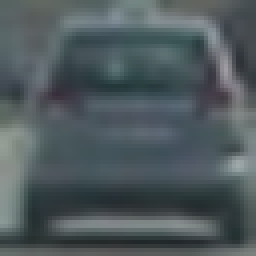
#> input picture resources/vehicles/GTI_Far/image0003.png, 64 x 64 px (shown 4 times larger); its folder holds only this picture in this run
$ jupyter execute --allow-errors '.~Vehicles_Detection.ipynb'   (shell and % lines are left out)   (older library calls are emulated)
#> lines starting #> are read from the running program, lines starting #| are printed output that depends on the picture
## Udacity's SDCND

### Vehicle Detection and Tracking

#### Please refer to this repository's README.md for a detailed explanation of the project:
https://github.com/nhiddink/CarND_P5_Vehicle_Detection_and_Tracking/blob/master/README.md

### Imports

[cell 1]
# http://www.numpy.org/
import numpy as np

# http://docs.opencv.org/3.0-beta/doc/py_tutorials/py_gui/py_image_display/py_image_display.html
import cv2

# http://matplotlib.org/
import matplotlib
import matplotlib.image as mpimg
import matplotlib.pyplot as plt

# http://matplotlib.org/mpl_toolkits/mplot3d/tutorial.html
from mpl_toolkits.mplot3d import Axes3D

# http://scikit-image.org/docs/dev/api/skimage.feature.html
from skimage.feature import hog

# http://scikit-learn.org/stable/modules/preprocessing.html
from sklearn.preprocessing import StandardScaler

# http://scikit-learn.org/stable/modules/generated/sklearn.model_selection.train_test_split.html
from sklearn.model_selection import train_test_split

# http://scikit-learn.org/stable/modules/generated/sklearn.svm.LinearSVC.html
from sklearn.svm import LinearSVC

# https://docs.scipy.org/doc/scipy-0.16.0/reference/generated/scipy.ndimage.measurements.label.html
from scipy.ndimage.measurements import label

# https://docs.python.org/2/library/pickle.html
import pickle

# https://docs.python.org/2/library/glob.html
import glob

# https://docs.python.org/3/library/random.html#random.shuffle
from random import shuffle

# https://docs.python.org/2/library/os.html
import os

# https://docs.python.org/2/library/time.html
import time

# https://docs.python.org/2/library/math.html
import math

# https://pypi.python.org/pypi/tqdm
from tqdm import tqdm

# http://zulko.github.io/moviepy/
from moviepy.editor import VideoFileClip

### Section I: Camera Calibration and Distortion Correction

##### Compute the camera calibration matrix and distortion coefficients given a set of chessboard images.

[cell 2]
objp = np.zeros((6*9,3), np.float32)
objp[:,:2] = np.mgrid[0:9,0:6].T.reshape(-1,2)

objpoints = []
imgpoints = []

images = glob.glob('resources/camera_cal/calibration*.jpg')

for fname in images:
    img = cv2.imread(fname)
    gray = cv2.cvtColor(img, cv2.COLOR_BGR2GRAY)

    ret, corners = cv2.findChessboardCorners(gray, (9,6), None)

    if ret == True:
        objpoints.append(objp)
        imgpoints.append(corners)

        img = cv2.drawChessboardCorners(img, (9,6), corners, ret)

        #cv2.imshow('img', img)
        #cv2.waitKey(500)

#cv2.destroyAllWindows()

##### Apply a distortion correction to raw images.

[cell 3]
img = cv2.imread('resources/camera_cal/calibration2.jpg')
#> (the rest of this cell did not finish here and is left out)

##### Unwarp corners and visualize resulting images.

#> (a cell that did not finish here is left out)

[cell 5]
# [9 lines left out: function plotter, not called in this run]
def pipeline(op=None):
    test_images = glob.glob('resources/test_images/test*.jpg')
    n = 0
    for img in test_images:
        img = cv2.imread(img)
        test_img = bgr_to_rgb(img)
        if op == 'Undistorted Image':
            new_img = undistort(img)
            plotter(test_img, cv2.cvtColor(new_img, cv2.COLOR_BGR2RGB), op, n)
            matplotlib.rc('xtick', labelsize=15)
            matplotlib.rc('ytick', labelsize=15)
            plt.savefig('resources/output_images/undistorted.png'.format(op), bbox_inches="tight")
            break
        if op == 'Sobel X':
            new_img = undistort(img)
            new_img = sobel_x(img)
            plotter(test_img, new_img, op, n)
            plt.savefig('resources/output_images/sobel_x.png'.format(op), bbox_inches="tight")
            break
        n += 1

[cell 6]
def bgr_to_rgb(img):
    return cv2.cvtColor(img, cv2.COLOR_BGR2RGB)

# [4 lines left out: function undistort, not called in this run]

pipeline(op='Undistorted Image')

### Section II: Feature Extraction and Training with a Linear SVM Classifier

##### Visualize the data set.

[cell 7]
cars_far = glob.glob('resources/datasets/vehicles/GTI_Far/image*.png')
cars_left = glob.glob('resources/datasets/vehicles/GTI_Left/image*.png')
cars_middle = glob.glob('resources/datasets/vehicles/GTI_MiddleClose/image*.png')
cars_right = glob.glob('resources/datasets/vehicles/GTI_Right/image*.png')
cars = cars_far + cars_left + cars_middle + cars_right
shuffle(cars)

not_cars_extras = glob.glob('resources/datasets/non-vehicles/Extras/extra*.png')
not_cars_gti = glob.glob('resources/datasets/non-vehicles/GTI/image*.png')
not_cars = not_cars_extras + not_cars_gti
shuffle(not_cars)

def visualize_data(cars, not_cars):
    data_dict = {}
    data_dict["n_cars"] = len(cars)
    data_dict["n_not_cars"] = len(not_cars)
    img = mpimg.imread(cars[0])
#> img is the input picture: shape (64, 64, 3) float32; mean R, G, B 0.309, 0.351, 0.365
    data_dict["img_shape"] = img.shape
    data_dict["d_type"] = img.dtype
    return data_dict

visual = visualize_data(cars, not_cars)

print('Total Number of Car Images: {0}'.format(visual['n_cars']))
#| Total Number of Car Images: 1
print('Total Number of Non-Car Images: {0}'.format(visual['n_not_cars']))
#| Total Number of Non-Car Images: 0

print('Image Size: {0}\nImage Type: {1}'.format(visual['img_shape'], visual['d_type']))
#| Image Size: (64, 64, 3)
#| Image Type: float32

def random_image(cars, not_cars):
    car_id = np.random.randint(0, len(cars))
    not_car_id = np.random.randint(0, len(not_cars))
    car_image = mpimg.imread(cars[car_id])
    not_car_image = mpimg.imread(not_cars[not_car_id])
    return car_image, not_car_image

n = 0
fig = plt.figure(figsize=(20, 10))
#> (the rest of this cell did not finish here and is left out)

    fig.add_subplot(1, 10, n+1)
    plt.imshow(not_car_image)
    plt.xticks(()); plt.yticks(());
    plt.title('Not-Car', fontsize=20)
    fig.add_subplot(2, 10, n+1)
    plt.imshow(car_image)
    plt.xticks(()); plt.yticks(());
    plt.title('Car', fontsize=20)
    n += 1
plt.savefig('resources/output_images/data_visualization.png', bbox_inches="tight")

##### Randomly select an image for visualization.

[cell 8]
car_id = np.random.randint(0, len(cars))
rand_img = cv2.imread(cars[car_id])
rand_img = cv2.cvtColor(rand_img, cv2.COLOR_BGR2RGB)

plt.figure(figsize=(10, 5))
plt.imshow(rand_img);
plt.title('Random Visualization Image:\n', fontsize=15)
plt.xticks(()); plt.yticks(());
plt.savefig('resources/output_images/random_image_visualization.png',
            bbox_inches="tight")

##### Visualize histograms of color in an image.

[cell 9]
red_hist = np.histogram(rand_img[:,:,0], bins=32, range=(0, 256))
green_hist = np.histogram(rand_img[:,:,1], bins=32, range=(0, 256))
blue_hist = np.histogram(rand_img[:,:,1], bins=32, range=(0, 256))
hist_features = np.concatenate((red_hist[0], green_hist[0], blue_hist[0]))
#> hist_features = 96 values, max 796 at index 42, min 0 at index 0, mean 128

bin_edges = red_hist[1] #all three bins are the same size
#> bin_edges = 33 values from 0 to 256
bin_centers = (bin_edges[1:] + bin_edges[00:len(bin_edges) - 1])/2
#> bin_centers = 32 values from 4 to 252

fig = plt.figure(figsize=(10,3));
matplotlib.rc('xtick', labelsize=20)
matplotlib.rc('ytick', labelsize=20)

plt.subplot(1, 4, 1)
plt.imshow(rand_img)
plt.title('Original Image:\n', fontsize=30);

plt.subplot(1, 4, 2)
plt.bar(bin_centers, red_hist[0], width=3)
plt.xlim(0, 256)
plt.title('Red:\n', fontsize=30);

plt.subplot(1, 4, 3)
plt.bar(bin_centers, green_hist[0], width=3)
plt.xlim(0, 256)
plt.title('Green:\n', fontsize=30);

plt.subplot(1, 4, 4)
plt.bar(bin_centers, blue_hist[0], width=3)
plt.xlim(0, 256)
plt.title('Blue:\n', fontsize=30);

plt.subplots_adjust(left=0.5, right=2, top=1, bottom=0.)
plt.savefig('resources/output_images/color_histograms_visualization.png',
            bbox_inches="tight")
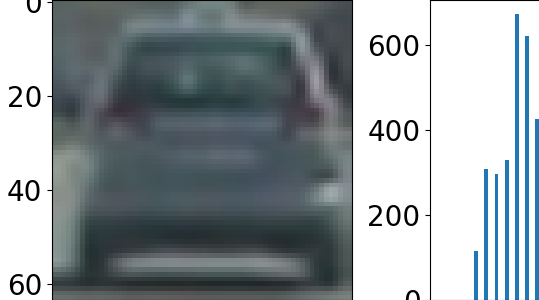
#> figure drawn by matplotlib, 4 panels; panel 2: tallest bar 672 high, from x = 66.5 to 69.5; panel 3: tallest bar 796 high, from x = 82.5 to 85.5; panel 4: tallest bar 796 high, from x = 82.5 to 85.5

##### Visualize the distribution of color in an image.

[cell 10]
scale = max(rand_img.shape[0], rand_img.shape[1], 64) / 64
img_small = cv2.resize(rand_img, (np.int(rand_img.shape[1] / scale),
                                  np.int(rand_img.shape[0] / scale)),
                                  interpolation=cv2.INTER_NEAREST)
img_small_RGB = cv2.cvtColor(img_small, cv2.COLOR_BGR2RGB)
img_small_HSV = cv2.cvtColor(img_small, cv2.COLOR_BGR2HSV)
#> img_small_HSV: shape (64, 64, 3); mean H, S, V 28.2, 42.8, 93.5
img_small_rgb = img_small_RGB / 255.

pixels = img_small_RGB
colors_rgb = img_small_rgb
axis_labels = list('RGB')
axis_limits = [(0,255), (0,255), (0,255)]

f = plt.figure(figsize=(20,10));
ax1 = f.add_subplot(1, 2, 1);
f.tight_layout()
matplotlib.rc('xtick', labelsize=40)
matplotlib.rc('ytick', labelsize=40)
ax1.imshow(rand_img)
ax1.set_title('Original Image:\n', fontsize=40);

ax2 = f.add_subplot(1, 2, 2, projection='3d');
ax2.text2D(0.15, 0.99, "Image Color Distribution:\n",
           transform=ax2.transAxes, fontsize=40)

ax2.set_xlim(*axis_limits[0])
ax2.set_ylim(*axis_limits[1])
ax2.set_zlim(*axis_limits[2])

ax2.tick_params(axis='both', which='major', labelsize=25, pad=8)
ax2.set_xlabel(axis_labels[0], fontsize=40, labelpad=30)
ax2.set_ylabel(axis_labels[1], fontsize=40, labelpad=30)
ax2.set_zlabel(axis_labels[2], fontsize=40, labelpad=30)

ax2.scatter(pixels[:,:,0].ravel(), pixels[:,:,1].ravel(),
            pixels[:,:,2].ravel(), c=colors_rgb.reshape((-1, 3)),
            edgecolors='none');

plt.subplots_adjust(left=0., right=1, top=1, bottom=0.)
plt.savefig('resources/output_images/color_distribution_visualization.png',
            bbox_inches="tight")
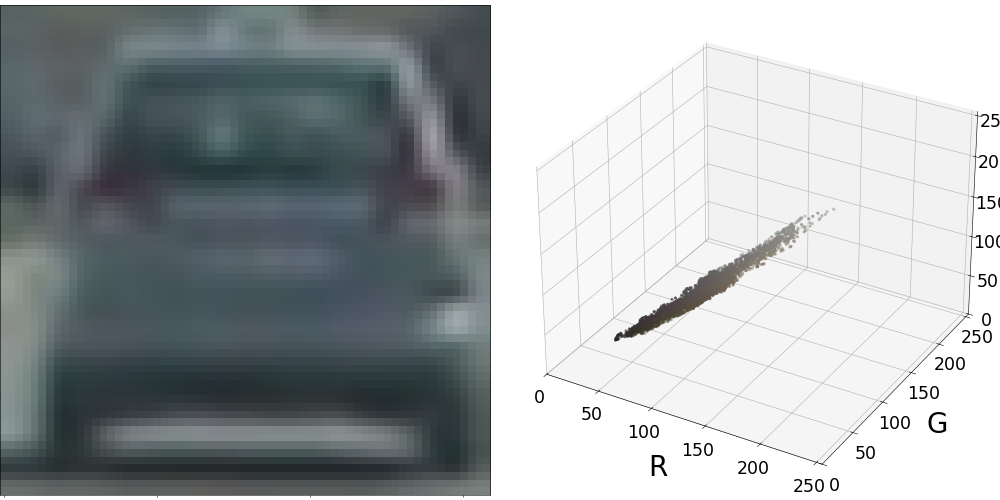
#> figure drawn by matplotlib, 2 panels

##### Visualize the spatial binning of color in an image.

[cell 11]
color_space = 'RGB'
size = (8, 8)

small_img = cv2.resize(rand_img, size)

if color_space != 'RGB':
    if color_space == 'HSV':
        feature_img = cv2.cvtColor(rand_img, cv2.COLOR_RGB2HSV)
    elif color_space == 'LUV':
        feature_img = cv2.cvtColor(rand_img, cv2.COLOR_RGB2LUV)
    elif color_space == 'HLS':
        feature_img = cv2.cvtColor(rand_img, cv2.COLOR_RGB2HLS)
    elif color_space == 'YUV':
        feature_img = cv2.cvtColor(rand_img, cv2.COLOR_RGB2YUV)
    elif color_space == 'YCrCb':
        feature_img = cv2.cvtColor(rand_img, cv2.COLOR_RGB2YCrCb)
else:
    feature_img = np.copy(rand_img)
features = cv2.resize(feature_img, size).ravel()
#> features = 192 values, max 143 at index 11, min 39 at index 162, mean 83.14

f = plt.figure(figsize=(20, 5));
ax1 = f.add_subplot(1, 3, 1);
f.tight_layout()
matplotlib.rc('xtick', labelsize=30)
matplotlib.rc('ytick', labelsize=30)
ax1.imshow(rand_img)
ax1.set_title('Original Image:\n', fontsize=30);

ax2 = f.add_subplot(1, 3, 2);
ax2.imshow(small_img)
ax2.set_title('Low Resolution Image:\n', fontsize=30);

ax3 = f.add_subplot(1, 3, 3);
ax3.plot(features)
ax3.set_title('Image Spatial Binning:\n', fontsize=30);

plt.subplots_adjust(left=0., right=1, top=1, bottom=0.)
plt.savefig('resources/output_images/spatial_binning_visualization.png',
            bbox_inches="tight")
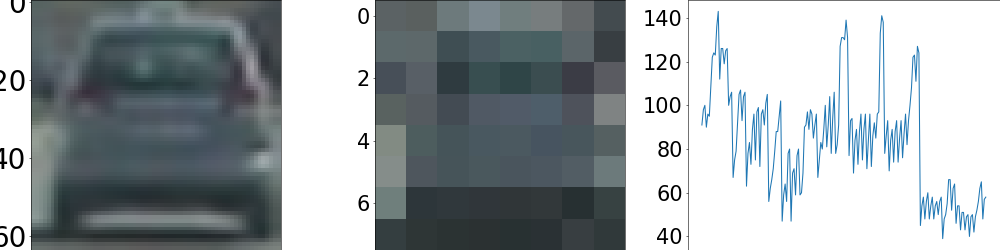
#> figure drawn by matplotlib, 3 panels; panel 3: curve peaks at x = 11, y = 143

##### Visualize gradient features in an image.

[cell 12]
gray = cv2.cvtColor(rand_img, cv2.COLOR_RGB2GRAY)
sobel_x = cv2.Sobel(gray, cv2.CV_64F, 1, 0, ksize=9)
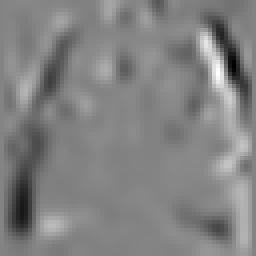
#> sobel_x: shape (64, 64) float64 (shown 4 times larger); min -713692, max 668285, mean -8740.9; drawn with min black and max white
sobel_y = cv2.Sobel(gray, cv2.CV_64F, 0, 1, ksize=9)
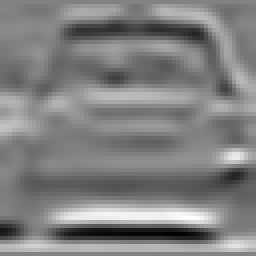
#> sobel_y: shape (64, 64) float64 (shown 4 times larger); min -697434, max 666055, mean -8829.2; drawn with min black and max white
gradmag = np.sqrt(sobel_x**2 + sobel_y**2)
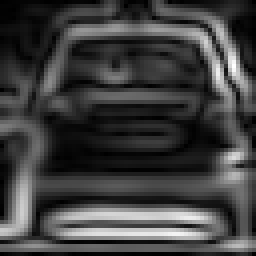
#> gradmag: shape (64, 64) float64 (shown 4 times larger); min 0, max 730375.4, mean 182140.1; drawn with min black and max white
scale_factor = np.max(gradmag)/255
#> scale_factor = 2864.2
gradmag = (gradmag/scale_factor).astype(np.uint8)
binary_output = np.zeros_like(gradmag)
binary_output[(gradmag >= 50) & (gradmag <= 255)] = 1

f = plt.figure(figsize=(12, 5));
ax1 = f.add_subplot(1, 2, 1);
f.tight_layout()
matplotlib.rc('xtick', labelsize=20)
matplotlib.rc('ytick', labelsize=20)
ax1.imshow(rand_img)
ax1.set_title('Original Image:\n', fontsize=20);

ax2 = f.add_subplot(1, 2, 2);
ax2.imshow(binary_output, cmap='gray')
ax2.set_title('Gradient Magnitude Image:\n', fontsize=20);

plt.subplots_adjust(left=0., right=1, top=1, bottom=0.)
plt.savefig('resources/output_images/gradient_visualization.png',
            bbox_inches="tight")
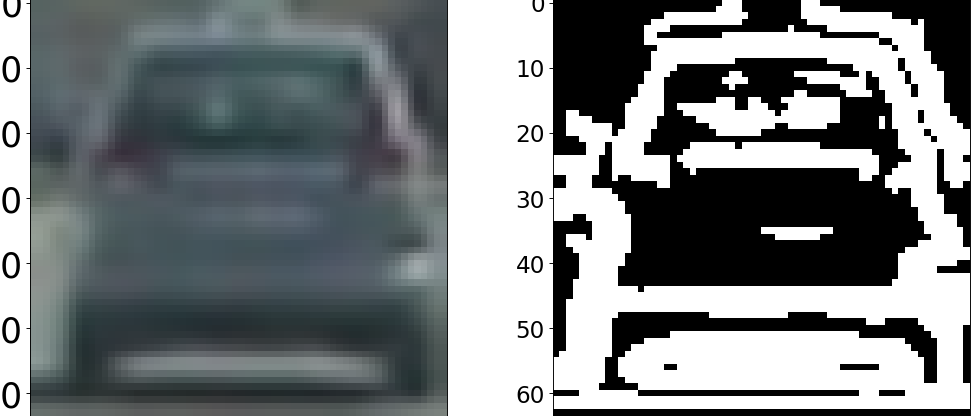
#> figure drawn by matplotlib, 2 panels

##### Visualize HOG features in an image.

[cell 13]
from skimage.feature import hog

hog_img = cv2.cvtColor(rand_img, cv2.COLOR_RGB2GRAY)

features, hog_image = hog(hog_img,
                          orientations=9,
                          pixels_per_cell=(8, 8),
                          cells_per_block=(2, 2),
                          visualise=True,
                          feature_vector=False)

fig = plt.figure(figsize=(12, 5));
fig.add_subplot(1, 2, 1)
matplotlib.rc('xtick', labelsize=20)
matplotlib.rc('ytick', labelsize=20)
plt.imshow(rand_img)
plt.title('Original Image:\n', fontsize=20);
fig.add_subplot(1, 2, 2)
plt.imshow(hog_image, cmap='hot')
plt.title('HOG Visualization:\n', fontsize=20);
plt.savefig('resources/output_images/hog_visualization.png',
            bbox_inches="tight")
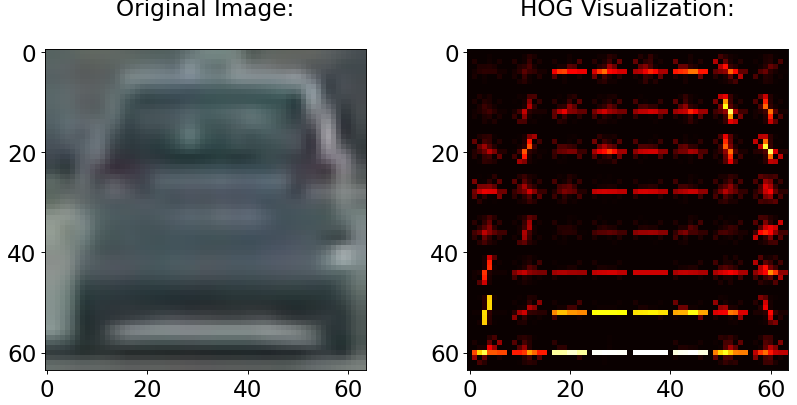
#> figure drawn by matplotlib, 2 panels

##### Combine feature extraction methods and apply to the labeled training set.

[cell 14]
def get_color_histogram(img, n_bins=32, bins_range=(0, 256)):
    red_hist = np.histogram(img[:,:,0], bins=n_bins, range=bins_range)
    green_hist = np.histogram(img[:,:,1], bins=n_bins, range=bins_range)
    blue_hist = np.histogram(img[:,:,2], bins=n_bins, range=bins_range)
    bin_edges = red_hist[1]
    bin_centers = (bin_edges[1:] + bin_edges[0:len(bin_edges)-1])/2
    hist_features = np.concatenate((red_hist[0],
                                    green_hist[0],
                                    blue_hist[0]))
    return red_hist, green_hist, blue_hist, bin_centers, hist_features

# [18 lines left out: function get_3d_color_plot, not called in this run]

def get_bin_spatial(img, color_space='RGB', size=(32, 32)):
    if color_space != 'RGB':
        if color_space == 'HSV':
            feature_image = cv2.cvtColor(img, cv2.COLOR_RGB2HSV)
        elif color_space == 'LUV':
            feature_image = cv2.cvtColor(img, cv2.COLOR_RGB2LUV)
        elif color_space == 'HLS':
            feature_image = cv2.cvtColor(img, cv2.COLOR_RGB2HLS)
        elif color_space == 'YUV':
            feature_image = cv2.cvtColor(img, cv2.COLOR_RGB2YUV)
        elif color_space == 'YCrCb':
            feature_image = cv2.cvtColor(img, cv2.COLOR_RGB2YCrCb)
    else: feature_image = np.copy(img)
    features = cv2.resize(feature_image, size).ravel()
    return features

# [11 lines left out: function get_gradient_features, not called in this run]

def get_hog_features(img,
                     orientation=9,
                     pixels_per_cell=(8,8),
                     cells_per_block=(2,2),
                     visualization=False,
                     feature_vector=True):
    if visualization == True:
        features, hog_image = hog(img, orientations=orientation,
                                  pixels_per_cell=pixels_per_cell,
                                  cells_per_block=cells_per_block,
                                  transform_sqrt=False,
                                  visualise=True, feature_vector=False)
        return features, hog_image
    else:
        features = hog(img, orientations=orientation,
                       pixels_per_cell=pixels_per_cell,
                       cells_per_block=cells_per_block,
                       transform_sqrt=False,
                       visualise=False, feature_vector=feature_vector)
        return features

def extract_features(images, color_space='RGB',
                     spatial_size=(32,32),
                     hist_bins=32, hist_range=(0,256),
                     orientations=9, pixels_per_cell=(8,8),
                     cells_per_block=(2,2), hog_channel=0,
                     spatial_feat=True, hist_feat=True, hog_feat=True):
    features = []
    for file in tqdm(images):
        file_features = []
        img = mpimg.imread(file)
        # apply color conversion if other than 'RGB'
        if color_space != 'RGB':
            if color_space == 'HSV':
                feature_image = cv2.cvtColor(img, cv2.COLOR_RGB2HSV)
            elif color_space == 'LUV':
                feature_image = cv2.cvtColor(img, cv2.COLOR_RGB2LUV)
            elif color_space == 'HLS':
                feature_image = cv2.cvtColor(img, cv2.COLOR_RGB2HLS)
            elif color_space == 'YUV':
                feature_image = cv2.cvtColor(img, cv2.COLOR_RGB2YUV)
        else: feature_image = np.copy(img)

        if spatial_feat == True:
            spatial_features = get_bin_spatial(feature_image, size=spatial_size)
            file_features.append(spatial_features)
        if hist_feat == True:
            red_hist, green_hist, blue_hist, bin_centers, hist_features = get_color_histogram(feature_image, n_bins=hist_bins)
            file_features.append(hist_features)
        if hog_feat == True:
            if hog_channel == 'ALL':
                hog_features = []
                for channel in range(feature_image.shape[2]):
                    hog_features.append(get_hog_features(feature_image[:,:,channel],
                                                         orientations, pixels_per_cell,
                                                         cells_per_block, visualization=False,
                                                         feature_vector=True))
                hog_features = np.ravel(hog_features)
            else:
                hog_features = get_hog_features(feature_image[:,:,hog_channel],
                                                orientations, pixels_per_cell,
                                                cells_per_block, visualization=False,
                                                feature_vector=True)
            file_features.append(hog_features)
        features.append(np.concatenate(file_features))
    return features

##### Classify by color.

[cell 15]
car_features = extract_features(cars, spatial_feat=True, hist_feat=True)
#> in get_bin_spatial, `features = cv2.resize(feature_image, size).ravel()`: features = 3072 values, max 0.645 at index 2009, min 0.139 at index 2475, mean 0.342
#> in extract_features, `spatial_features = get_bin_spatial(feature_image, size=spatial_size)`: spatial_features has the same summary as features in get_bin_spatial
#> in get_color_histogram, `bin_edges = red_hist[1]`: bin_edges = 33 values from 0 to 256
#> in get_color_histogram, `bin_centers = (bin_edges[1:] + bin_edges[0:len(bin_edges)-1])/2`: bin_centers = 32 values from 4 to 252
#> in get_color_histogram, `hist_features = np.concatenate((red_hist[0], green_hist[0], blue_hist[..`: hist_features = 96 values, max 4096 at index 0, min 0 at index 1, mean 128
#> in extract_features, `red_hist, green_hist, blue_hist, bin_centers, hist_features = get_colo..`: bin_centers = 32 values from 4 to 252
#> in get_hog_features, `features = hog(img, orientations=orientation, pixels_per_cell=pixels_p..`: features = 1764 values, max 0.515 at index 1561, min 0 at index 21, mean 0.111
#> in get_hog_features, `features = hog(img, orientations=orientation, pixels_per_cell=pixels_p..`:
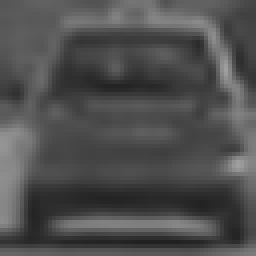
#> img: shape (64, 64) float32 (shown 4 times larger); min 0.129, max 0.624, mean 0.309
#> in extract_features, `hog_features = get_hog_features(feature_image[:,:,hog_channel], orient..`: hog_features has the same summary as features in get_hog_features
#> car_features = 1 item
not_car_features = extract_features(not_cars, spatial_feat=True, hist_feat=True)

#> (the rest of this cell did not finish here and is left out)

##### Define a labels vector based on feature lists.

[cell 16]
y = np.hstack((np.ones(len(car_features)), np.zeros(len(not_car_features))))
#> y = [1]

#> (the rest of this cell did not finish here and is left out)

##### Shuffle and split normalized feature data into training, validation, and testing sets.

[cell 17]
rand_state = np.random.randint(0, 100)
#> (the rest of this cell did not finish here and is left out)

##### Train a Linear SVM classifier to classify by color.

[cell 18]
svc = LinearSVC()
t=time.time()
#> (the rest of this cell did not finish here and is left out)

##### Check the accuracy of the color classification.

#> (a cell that did not finish here is left out)

##### Classify by HOG.

[cell 20]
car_features = extract_features(cars, hog_feat=True)
not_car_features = extract_features(not_cars, hog_feat=True)
